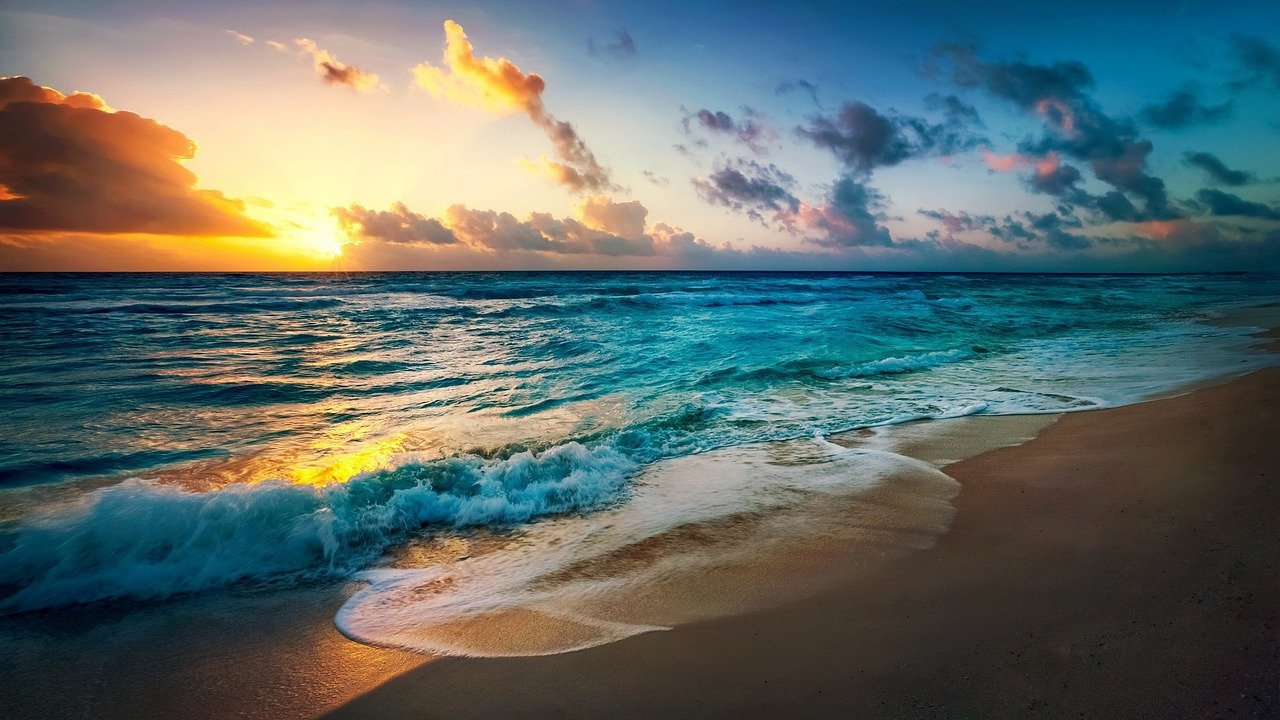
#> input picture Chapter1.3/beach.jpg, 1280 x 720 px
$ jupyter execute Chapter1.3.1.ipynb
#> lines starting #> are read from the running program, lines starting #| are printed output that depends on the picture; after the words box and inside, x2 and y2 are one past the last pixel; in counts of white or black regions, pixels touching at a corner belong together
[cell 1]
import numpy as np
import cv2

[cell 2]
img = cv2.imread('beach.jpg')
#> img is the input picture: shape (720, 1280, 3); mean B, G, R 104.4, 107.4, 94.6

[cell 3]
cv2.imshow('image', img)
cv2.waitKey(0)
cv2.destroyAllWindows()

[cell 4]
px = img[100,100]
#> px = [117, 202, 252]
print(px)
#| [117 202 252]

[cell 5]
# accessing only blue pixel
blue = img[100,100,0]
#> blue = 117
print(blue)
#| 117

[cell 6]
img[100,100] = [255,255,255]
#> img: shape (720, 1280, 3); under 0.01% of pixels changed, all inside (x1, y1, x2, y2) = (100, 100, 101, 101)
print(img[100,100])
#| [255 255 255]

[cell 7]
img[0:100,0:100] = [255,0,0]
#> img: shape (720, 1280, 3); mean B, G, R 105.8, 106, 93.1

[cell 8]
# acessing RED value
img.item(10,10,2)
#> Out = 0

[cell 9]
# modifying RED value
img.itemset((10,10,2),100)
#> img: shape (720, 1280, 3); mean B, G, R 105.8, 106, 93.1
img.item(10,10,2)
#> Out = 100

[cell 10]
for x in range(100):
    for y in range(100):
        img.itemset((300+x,200+y,1),255)
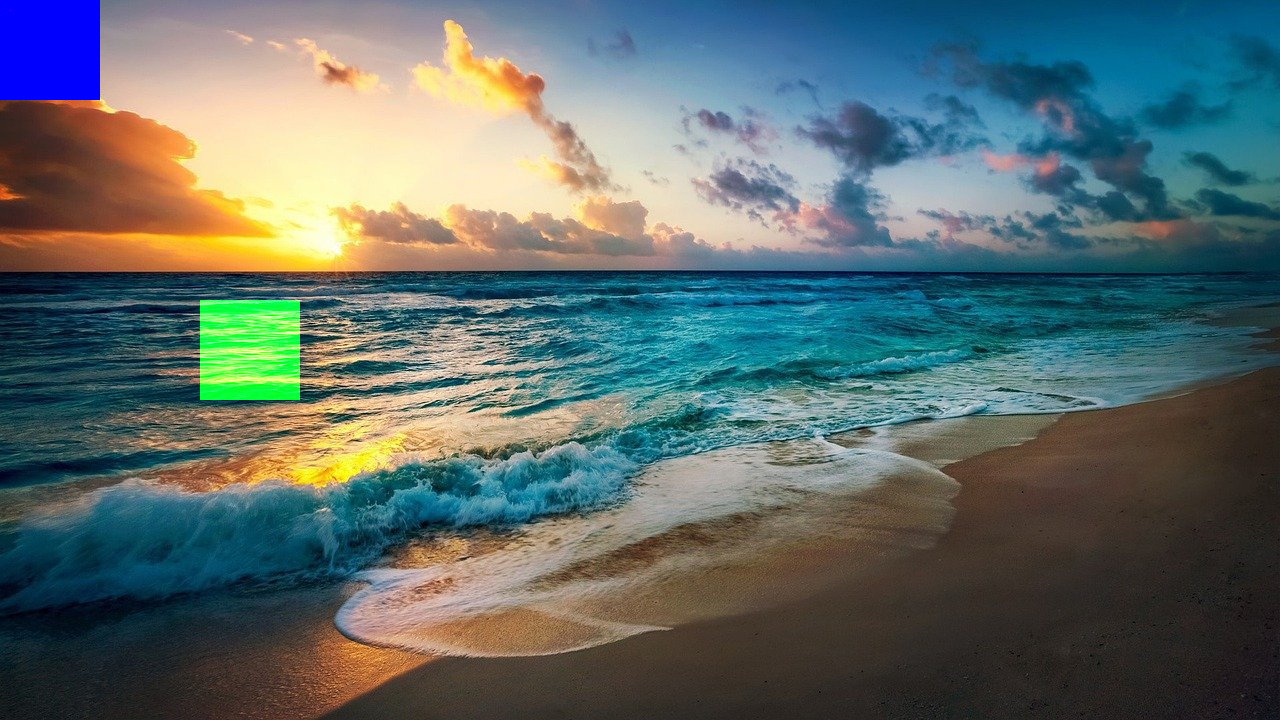
#> img: shape (720, 1280, 3); mean B, G, R 105.8, 107.7, 93.1

[cell 11]
print(img.shape)
#| (720, 1280, 3)

[cell 12]
print(img.size)
#| 2764800

[cell 13]
print(img.dtype)
#| uint8

[cell 14]
ball = img[280:340, 330:390]
img[273:333, 100:160] = ball
#> img: shape (720, 1280, 3); 0.39% of pixels changed, all inside (x1, y1, x2, y2) = (100, 273, 160, 333)

[cell 15]
b,g,r = cv2.split(img)
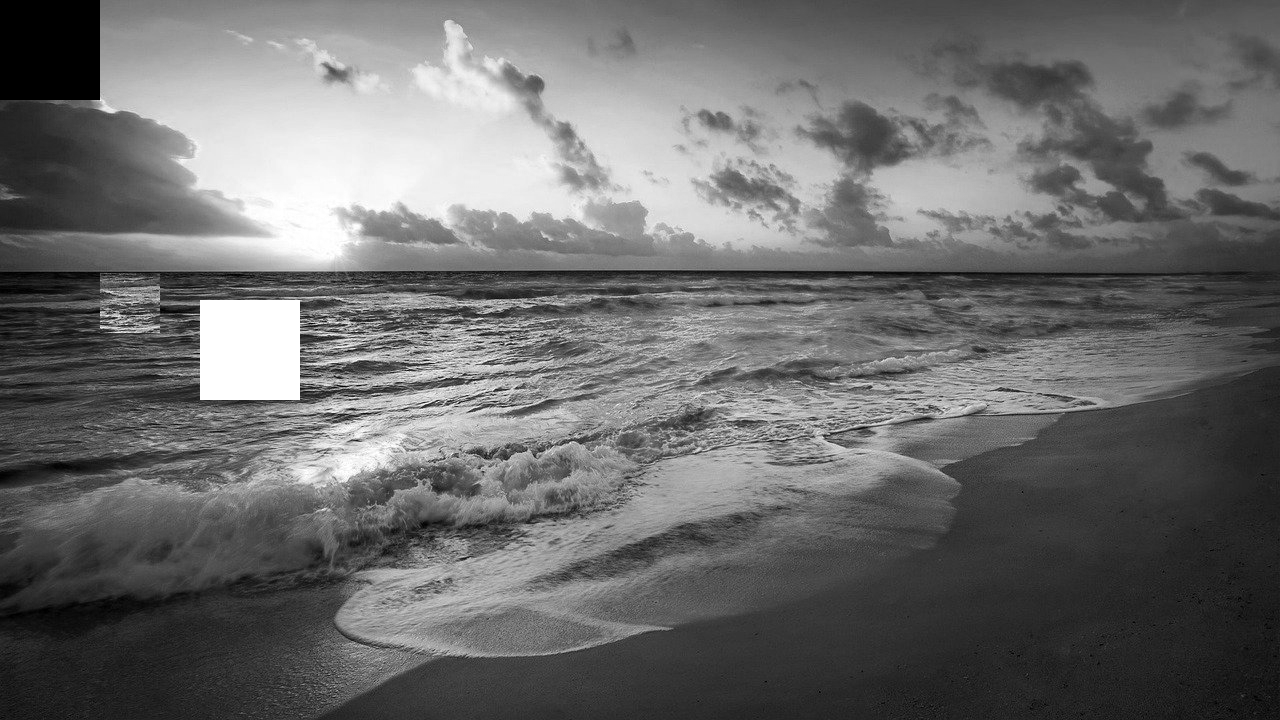
#> g: shape (720, 1280); min 0, max 255, mean 107.9
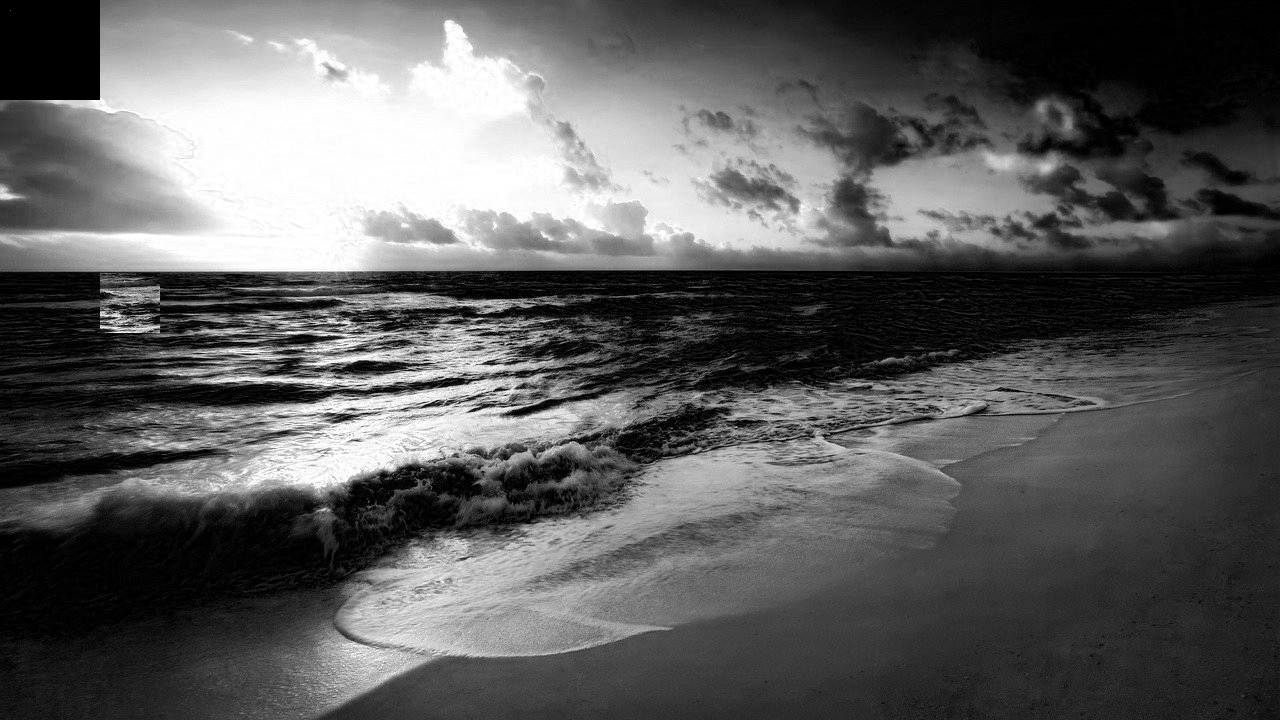
#> r: shape (720, 1280); min 0, max 255, mean 93.4
img - cv2.merge((b,g,r))

[cell 16]
b = img[:,:,0]

[cell 17]
img[:,:,2] = 0
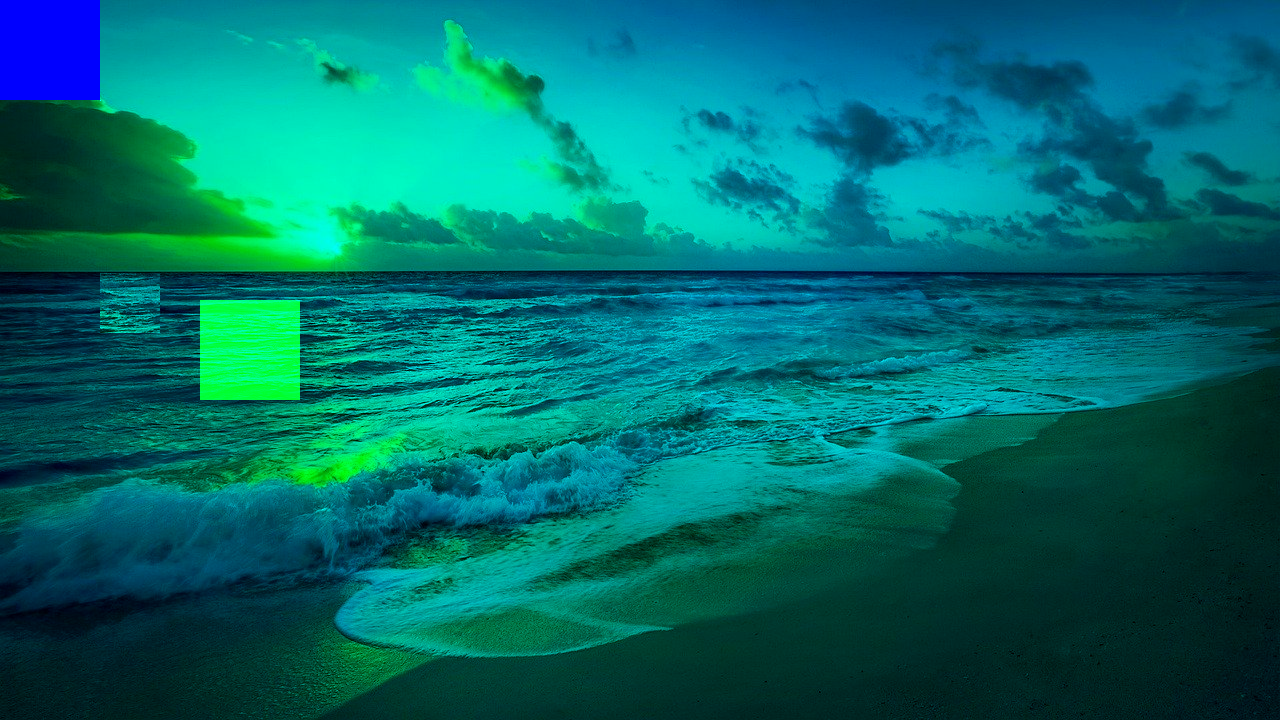
#> img: shape (720, 1280, 3); mean B, G, R 106, 107.9, 0

Opencv 로고 활용 예제

[cell 18]
import cv2
import numpy as np
from matplotlib import pyplot as plt

[cell 19]
BLUE = [255,0,0]

[cell 20]
img1 = cv2.imread('OpenCV_Logo.png')

replicate = cv2.copyMakeBorder(img1,10,10,10,10,cv2.BORDER_REPLICATE)   # 옵션(입력영상[src],결괏값 저장될 Mat 형식, 위, 아래, 왼쪽, 오른쪽, border형식, 색상)
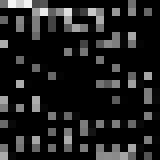
#> replicate: shape (20, 20) (shown 8 times larger); min 0, max 242, mean 31
reflect = cv2.copyMakeBorder(img1,10,10,10,10,cv2.BORDER_REFLECT)
reflect101 = cv2.copyMakeBorder(img1,10,10,10,10,cv2.BORDER_REFLECT_101)
wrap = cv2.copyMakeBorder(img1,10,10,10,10,cv2.BORDER_WRAP)
constant= cv2.copyMakeBorder(img1,10,10,10,10,cv2.BORDER_CONSTANT,value=BLUE)

plt.subplot(231),plt.imshow(img1,'gray'),plt.title('ORIGINAL')
plt.subplot(232),plt.imshow(replicate,'gray'),plt.title('REPLICATE')
plt.subplot(233),plt.imshow(reflect,'gray'),plt.title('REFLECT')
plt.subplot(234),plt.imshow(reflect101,'gray'),plt.title('REFLECT_101')
plt.subplot(235),plt.imshow(wrap,'gray'),plt.title('WRAP')
plt.subplot(236),plt.imshow(constant,'gray'),plt.title('CONSTANT')

plt.show()
